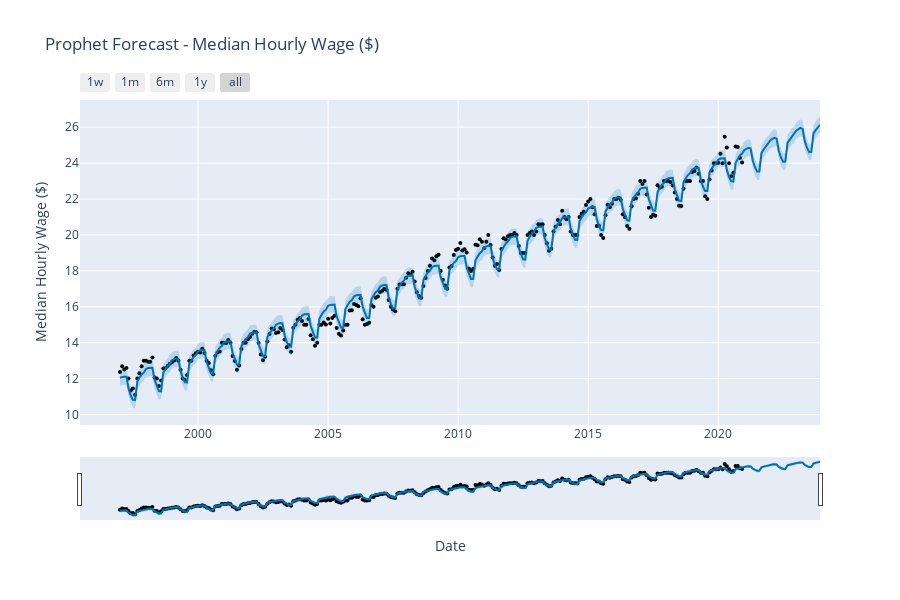

Write notebook code for a chart like this one.
### Code cell
# Generate plot
fig = plot_plotly(optimized_model, forecast)

# Add labels and title
fig.update_layout(
    title="Prophet Forecast - Median Hourly Wage ($)",                 
    xaxis_title="Date",                       
    yaxis_title="Median Hourly Wage ($)",        
    legend_title="Legend",                   
    font=dict(size=12),                       
)

# Show plot
fig.show()

### Figure 1 — Plotly figure (JSON) as saved in the notebook; plotly's stock layout.template omitted (floating-point values rounded to 4 significant figures; data arrays with more than 128 entries replaced by an {"elided": "..."} marker saying what was removed)
{"data": [{"marker": {"color": "black", "size": 4}, "mode": "markers", "name": "Actual", "type": "scatter", "x": {"elided": "288 str values"}, "y": {"elided": "288 float values"}}, {"hoverinfo": "skip", "line": {"width": 0}, "mode": "lines", "type": "scatter", "x": {"elided": "324 str values"}, "y": {"elided": "324 float values"}}, {"fill": "tonexty", "fillcolor": "rgba(0, 114, 178, 0.2)", "line": {"color": "#0072B2", "width": 2}, "mode": "lines", "name": "Predicted", "type": "scatter", "x": {"elided": "324 str values"}, "y": {"elided": "324 float values"}}, {"fill": "tonexty", "fillcolor": "rgba(0, 114, 178, 0.2)", "hoverinfo": "skip", "line": {"width": 0}, "mode": "lines", "type": "scatter", "x": {"elided": "324 str values"}, "y": {"elided": "324 float values"}}], "layout": {"font": {"size": 12}, "height": 600, "legend": {"title": {"text": "Legend"}}, "showlegend": false, "title": {"text": "Prophet Forecast - Median Hourly Wage ($)"}, "width": 900, "xaxis": {"rangeselector": {"buttons": [{"count": 7, "label": "1w", "step": "day", "stepmode": "backward"}, {"count": 1, "label": "1m", "step": "month", "stepmode": "backward"}, {"count": 6, "label": "6m", "step": "month", "stepmode": "backward"}, {"count": 1, "label": "1y", "step": "year", "stepmode": "backward"}, {"step": "all"}]}, "rangeslider": {"visible": true}, "title": {"text": "Date"}, "type": "date"}, "yaxis": {"title": {"text": "Median Hourly Wage ($)"}}}}
